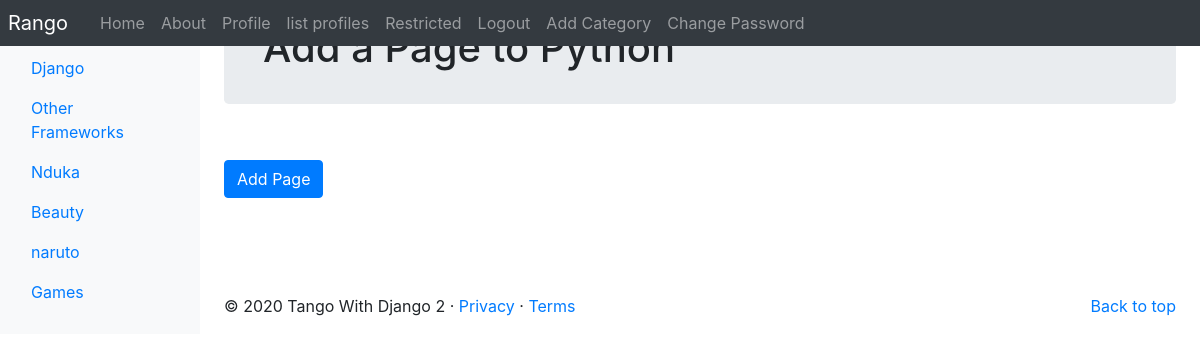
/rango/category/python/add_page/ (signed in), run on the app's committed database.
### rango/models.py (models this page shows, shortened)
class Category(models.Model):
    NAME_MAX_LENGTH = 128
    name = models.CharField(max_length=NAME_MAX_LENGTH, unique=True)
    views = models.IntegerField(default=0)
    likes = models.IntegerField(default=0)
    slug = models.SlugField(unique=True)
    class Meta:
        verbose_name_plural = 'categories'

### rango/views.py (the view, shortened to what this page needs)
# urls.py: path('category/<slug:category_name_slug>/add_page/', views.AddPageView.as_view(), name='add_page'),
class AddPageView(View):
    @method_decorator(login_required)
    def get(self, request, category_name_slug):
        try:
            category = Category.objects.get(slug=category_name_slug)
        except Category.DoesNotExist:
            category = None
            if category is None:
                return redirect('/rango/')
        context_dict = {'category': category}
        return render(request, 'rango/add_page.html', context=context_dict)

### rango/templatetags/rango_template_tags.py (called while the page is built)
@register.inclusion_tag('rango/categories.html')
def get_category_list(current_category=None):
    return{'categories': Category.objects.all(),
           'current_category': current_category
           }

### templates/rango/add_page.html (shortened to what this page needs)
{% extends 'rango/base.html' %}
{% block body_block %}
<div class="jumbotron p-4">
<div class="container">
    <h1 class="jumbotron-heading">Add a Page to {{ category.name }}</h1>
    </div>
</div>
<div class="container">
<div class="row">
        <form role="form" id="page_form" method="post" action="{% url 'rango:add_page' category.slug %}">
		<br />
		<button class="btn btn-primary" type="submit" name="submit">
			Add Page
		</button>
            <div class="p-5"></div>
        </form>
    </div>
</div>
{% endblock %}

### templates/rango/categories.html (shortened to what this page needs)
<ul class ="nav flex-column">
  {% if categories %}
    {% for c in categories %}
      {% if c == current_category %}
        <li class="nav-item">
	<a class="nav-link active" href"{% url 'rango:show_category' c.slug %}">
	</li>
      {% else %}
        <li class="nav-item">
	<a class="nav-link" href="{% url 'rango:show_category' c.slug %}">
	{{ c.name }}
	</a>
	</li>
      {% endif %}
    {% endfor %}
  {% else %}
    <li class="nav-item">There are no categories present.</strong></li>
  {% endif %}
</ul>

### data on the page
Category: name "Django"
Category: name "Other Frameworks"
Category: name "Nduka"
Category: name "Beauty"
Category: name "naruto"
Category: name "Games"
Category: name "Python"
